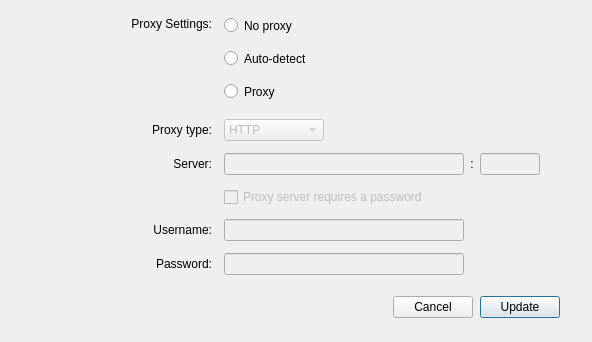
<?xml version="1.0" encoding="UTF-8"?>
<ui version="4.0">
 <class>ProxySettings</class>
 <widget class="QDialog" name="ProxySettings">
  <property name="windowModality">
   <enum>Qt::WindowModal</enum>
  </property>
  <property name="geometry">
   <rect>
    <x>0</x>
    <y>0</y>
    <width>593</width>
    <height>485</height>
   </rect>
  </property>
  <property name="windowTitle">
   <string>Bandwidth</string>
  </property>
  <property name="styleSheet">
   <string notr="true">#wSeparatorBottom
{
margin-right: 20px;
margin-left: 20px;
}</string>
  </property>
  <property name="modal">
   <bool>true</bool>
  </property>
  <layout class="QVBoxLayout" name="verticalLayout">
   <property name="sizeConstraint">
    <enum>QLayout::SetFixedSize</enum>
   </property>
   <property name="leftMargin">
    <number>12</number>
   </property>
   <property name="topMargin">
    <number>12</number>
   </property>
   <property name="rightMargin">
    <number>12</number>
   </property>
   <property name="bottomMargin">
    <number>12</number>
   </property>
   <item>
    <widget class="QWidget" name="gProxy" native="true">
     <property name="sizePolicy">
      <sizepolicy hsizetype="Preferred" vsizetype="Maximum">
       <horstretch>0</horstretch>
       <verstretch>0</verstretch>
      </sizepolicy>
     </property>
     <layout class="QGridLayout" name="gridLayout_2" columnminimumwidth="200,0">
      <property name="sizeConstraint">
       <enum>QLayout::SetDefaultConstraint</enum>
      </property>
      <property name="leftMargin">
       <number>0</number>
      </property>
      <property name="topMargin">
       <number>0</number>
      </property>
      <property name="rightMargin">
       <number>0</number>
      </property>
      <property name="bottomMargin">
       <number>1</number>
      </property>
      <property name="spacing">
       <number>12</number>
      </property>
      <item row="13" column="1">
       <widget class="QLineEdit" name="eProxyUsername">
        <property name="enabled">
         <bool>false</bool>
        </property>
        <property name="minimumSize">
         <size>
          <width>240</width>
          <height>0</height>
         </size>
        </property>
        <property name="maximumSize">
         <size>
          <width>240</width>
          <height>16777215</height>
         </size>
        </property>
        <property name="accessibleName">
         <string>Username:</string>
        </property>
        <property name="text">
         <string notr="true"/>
        </property>
       </widget>
      </item>
      <item row="12" column="1">
       <widget class="QCheckBox" name="cProxyRequiresPassword">
        <property name="enabled">
         <bool>false</bool>
        </property>
        <property name="text">
         <string>Proxy server requires a password</string>
        </property>
       </widget>
      </item>
      <item row="14" column="0">
       <widget class="QLabel" name="lProxyPassword">
        <property name="sizePolicy">
         <sizepolicy hsizetype="Preferred" vsizetype="Preferred">
          <horstretch>0</horstretch>
          <verstretch>0</verstretch>
         </sizepolicy>
        </property>
        <property name="focusPolicy">
         <enum>Qt::NoFocus</enum>
        </property>
        <property name="text">
         <string>Password:</string>
        </property>
        <property name="alignment">
         <set>Qt::AlignRight|Qt::AlignTrailing|Qt::AlignVCenter</set>
        </property>
       </widget>
      </item>
      <item row="13" column="0">
       <widget class="QLabel" name="lProxyUsername">
        <property name="focusPolicy">
         <enum>Qt::NoFocus</enum>
        </property>
        <property name="text">
         <string>Username:</string>
        </property>
        <property name="alignment">
         <set>Qt::AlignRight|Qt::AlignTrailing|Qt::AlignVCenter</set>
        </property>
       </widget>
      </item>
      <item row="10" column="1">
       <widget class="QComboBox" name="cProxyType">
        <property name="enabled">
         <bool>false</bool>
        </property>
        <property name="sizePolicy">
         <sizepolicy hsizetype="Maximum" vsizetype="Fixed">
          <horstretch>0</horstretch>
          <verstretch>0</verstretch>
         </sizepolicy>
        </property>
        <property name="minimumSize">
         <size>
          <width>100</width>
          <height>0</height>
         </size>
        </property>
        <property name="maximumSize">
         <size>
          <width>16777215</width>
          <height>16777215</height>
         </size>
        </property>
        <item>
         <property name="text">
          <string>HTTP</string>
         </property>
        </item>
        <item>
         <property name="text">
          <string>SOCK5H</string>
         </property>
        </item>
       </widget>
      </item>
      <item row="11" column="1">
       <widget class="QWidget" name="wProxyAddress" native="true">
        <property name="sizePolicy">
         <sizepolicy hsizetype="Preferred" vsizetype="Maximum">
          <horstretch>0</horstretch>
          <verstretch>0</verstretch>
         </sizepolicy>
        </property>
        <layout class="QHBoxLayout" name="horizontalLayout_8">
         <property name="leftMargin">
          <number>0</number>
         </property>
         <property name="topMargin">
          <number>0</number>
         </property>
         <property name="rightMargin">
          <number>0</number>
         </property>
         <property name="bottomMargin">
          <number>0</number>
         </property>
         <item>
          <widget class="QLineEdit" name="eProxyServer">
           <property name="enabled">
            <bool>false</bool>
           </property>
           <property name="minimumSize">
            <size>
             <width>240</width>
             <height>0</height>
            </size>
           </property>
           <property name="maximumSize">
            <size>
             <width>240</width>
             <height>16777215</height>
            </size>
           </property>
           <property name="inputMethodHints">
            <set>Qt::ImhUrlCharactersOnly</set>
           </property>
           <property name="text">
            <string notr="true"/>
           </property>
          </widget>
         </item>
         <item>
          <widget class="QLabel" name="lProxyPortSeparator">
           <property name="text">
            <string notr="true">:</string>
           </property>
           <property name="alignment">
            <set>Qt::AlignCenter</set>
           </property>
          </widget>
         </item>
         <item>
          <widget class="QLineEdit" name="eProxyPort">
           <property name="enabled">
            <bool>false</bool>
           </property>
           <property name="minimumSize">
            <size>
             <width>60</width>
             <height>0</height>
            </size>
           </property>
           <property name="maximumSize">
            <size>
             <width>60</width>
             <height>16777215</height>
            </size>
           </property>
           <property name="inputMethodHints">
            <set>Qt::ImhDigitsOnly</set>
           </property>
           <property name="text">
            <string notr="true"/>
           </property>
           <property name="alignment">
            <set>Qt::AlignCenter</set>
           </property>
          </widget>
         </item>
         <item>
          <spacer name="horizontalSpacer_2">
           <property name="orientation">
            <enum>Qt::Horizontal</enum>
           </property>
           <property name="sizeHint" stdset="0">
            <size>
             <width>40</width>
             <height>20</height>
            </size>
           </property>
          </spacer>
         </item>
        </layout>
       </widget>
      </item>
      <item row="11" column="0">
       <widget class="QLabel" name="lProxyServer">
        <property name="focusPolicy">
         <enum>Qt::NoFocus</enum>
        </property>
        <property name="text">
         <string>Server:</string>
        </property>
        <property name="alignment">
         <set>Qt::AlignRight|Qt::AlignTrailing|Qt::AlignVCenter</set>
        </property>
       </widget>
      </item>
      <item row="14" column="1">
       <widget class="QLineEdit" name="eProxyPassword">
        <property name="enabled">
         <bool>false</bool>
        </property>
        <property name="minimumSize">
         <size>
          <width>240</width>
          <height>0</height>
         </size>
        </property>
        <property name="maximumSize">
         <size>
          <width>240</width>
          <height>16777215</height>
         </size>
        </property>
        <property name="accessibleName">
         <string>Password:</string>
        </property>
        <property name="text">
         <string notr="true"/>
        </property>
        <property name="echoMode">
         <enum>QLineEdit::Password</enum>
        </property>
       </widget>
      </item>
      <item row="8" column="1">
       <widget class="QWidget" name="wProxyOptions" native="true">
        <property name="styleSheet">
         <string notr="true"/>
        </property>
        <layout class="QVBoxLayout" name="verticalLayout_19">
         <property name="spacing">
          <number>6</number>
         </property>
         <property name="leftMargin">
          <number>0</number>
         </property>
         <property name="topMargin">
          <number>0</number>
         </property>
         <property name="rightMargin">
          <number>0</number>
         </property>
         <property name="bottomMargin">
          <number>2</number>
         </property>
         <item>
          <widget class="QRadioButton" name="rNoProxy">
           <property name="minimumSize">
            <size>
             <width>0</width>
             <height>27</height>
            </size>
           </property>
           <property name="maximumSize">
            <size>
             <width>16777215</width>
             <height>27</height>
            </size>
           </property>
           <property name="focusPolicy">
            <enum>Qt::StrongFocus</enum>
           </property>
           <property name="text">
            <string>No proxy</string>
           </property>
          </widget>
         </item>
         <item>
          <widget class="QRadioButton" name="rProxyAuto">
           <property name="minimumSize">
            <size>
             <width>0</width>
             <height>27</height>
            </size>
           </property>
           <property name="maximumSize">
            <size>
             <width>16777215</width>
             <height>27</height>
            </size>
           </property>
           <property name="focusPolicy">
            <enum>Qt::StrongFocus</enum>
           </property>
           <property name="text">
            <string>Auto-detect</string>
           </property>
           <property name="checked">
            <bool>false</bool>
           </property>
          </widget>
         </item>
         <item>
          <widget class="QRadioButton" name="rProxyManual">
           <property name="minimumSize">
            <size>
             <width>0</width>
             <height>27</height>
            </size>
           </property>
           <property name="maximumSize">
            <size>
             <width>16777215</width>
             <height>27</height>
            </size>
           </property>
           <property name="focusPolicy">
            <enum>Qt::StrongFocus</enum>
           </property>
           <property name="styleSheet">
            <string notr="true"/>
           </property>
           <property name="text">
            <string>Proxy</string>
           </property>
          </widget>
         </item>
        </layout>
       </widget>
      </item>
      <item row="10" column="0">
       <widget class="QLabel" name="lProxyType">
        <property name="focusPolicy">
         <enum>Qt::NoFocus</enum>
        </property>
        <property name="text">
         <string>Proxy type:</string>
        </property>
        <property name="alignment">
         <set>Qt::AlignRight|Qt::AlignTrailing|Qt::AlignVCenter</set>
        </property>
       </widget>
      </item>
      <item row="8" column="0">
       <widget class="QWidget" name="wProxySettings" native="true">
        <layout class="QVBoxLayout" name="verticalLayout_2">
         <property name="leftMargin">
          <number>0</number>
         </property>
         <property name="topMargin">
          <number>5</number>
         </property>
         <property name="rightMargin">
          <number>0</number>
         </property>
         <property name="bottomMargin">
          <number>0</number>
         </property>
         <item>
          <widget class="QLabel" name="lProxySettings2">
           <property name="sizePolicy">
            <sizepolicy hsizetype="Preferred" vsizetype="Maximum">
             <horstretch>0</horstretch>
             <verstretch>0</verstretch>
            </sizepolicy>
           </property>
           <property name="focusPolicy">
            <enum>Qt::NoFocus</enum>
           </property>
           <property name="text">
            <string>Proxy Settings:</string>
           </property>
           <property name="alignment">
            <set>Qt::AlignRight|Qt::AlignTrailing|Qt::AlignVCenter</set>
           </property>
          </widget>
         </item>
         <item>
          <spacer name="verticalSpacer_2">
           <property name="orientation">
            <enum>Qt::Vertical</enum>
           </property>
           <property name="sizeHint" stdset="0">
            <size>
             <width>20</width>
             <height>40</height>
            </size>
           </property>
          </spacer>
         </item>
        </layout>
       </widget>
      </item>
     </layout>
    </widget>
   </item>
   <item>
    <spacer name="verticalSpacer">
     <property name="orientation">
      <enum>Qt::Vertical</enum>
     </property>
     <property name="sizeType">
      <enum>QSizePolicy::Preferred</enum>
     </property>
     <property name="sizeHint" stdset="0">
      <size>
       <width>20</width>
       <height>5</height>
      </size>
     </property>
    </spacer>
   </item>
   <item>
    <widget class="QWidget" name="wSeparatorBottom" native="true">
     <property name="minimumSize">
      <size>
       <width>0</width>
       <height>1</height>
      </size>
     </property>
     <property name="maximumSize">
      <size>
       <width>16777215</width>
       <height>1</height>
      </size>
     </property>
     <property name="styleSheet">
      <string notr="true"/>
     </property>
    </widget>
   </item>
   <item>
    <widget class="QWidget" name="buttonBox" native="true">
     <layout class="QHBoxLayout" name="horizontalLayout">
      <property name="spacing">
       <number>7</number>
      </property>
      <property name="leftMargin">
       <number>20</number>
      </property>
      <property name="topMargin">
       <number>2</number>
      </property>
      <property name="rightMargin">
       <number>20</number>
      </property>
      <property name="bottomMargin">
       <number>12</number>
      </property>
      <item>
       <spacer name="horizontalSpacer">
        <property name="orientation">
         <enum>Qt::Horizontal</enum>
        </property>
        <property name="sizeHint" stdset="0">
         <size>
          <width>40</width>
          <height>20</height>
         </size>
        </property>
       </spacer>
      </item>
      <item>
       <widget class="QPushButton" name="bCancel">
        <property name="text">
         <string>Cancel</string>
        </property>
        <property name="autoDefault">
         <bool>false</bool>
        </property>
       </widget>
      </item>
      <item>
       <widget class="QPushButton" name="bUpdate">
        <property name="text">
         <string>Update</string>
        </property>
        <property name="autoDefault">
         <bool>false</bool>
        </property>
        <property name="default">
         <bool>true</bool>
        </property>
       </widget>
      </item>
     </layout>
    </widget>
   </item>
  </layout>
 </widget>
 <tabstops>
  <tabstop>rNoProxy</tabstop>
  <tabstop>rProxyAuto</tabstop>
  <tabstop>rProxyManual</tabstop>
  <tabstop>cProxyType</tabstop>
  <tabstop>eProxyServer</tabstop>
  <tabstop>eProxyPort</tabstop>
  <tabstop>cProxyRequiresPassword</tabstop>
  <tabstop>eProxyUsername</tabstop>
  <tabstop>eProxyPassword</tabstop>
  <tabstop>bCancel</tabstop>
  <tabstop>bUpdate</tabstop>
  <tabstop>lProxyType</tabstop>
  <tabstop>lProxyServer</tabstop>
  <tabstop>lProxySettings2</tabstop>
 </tabstops>
 <resources/>
 <connections/>
</ui>
